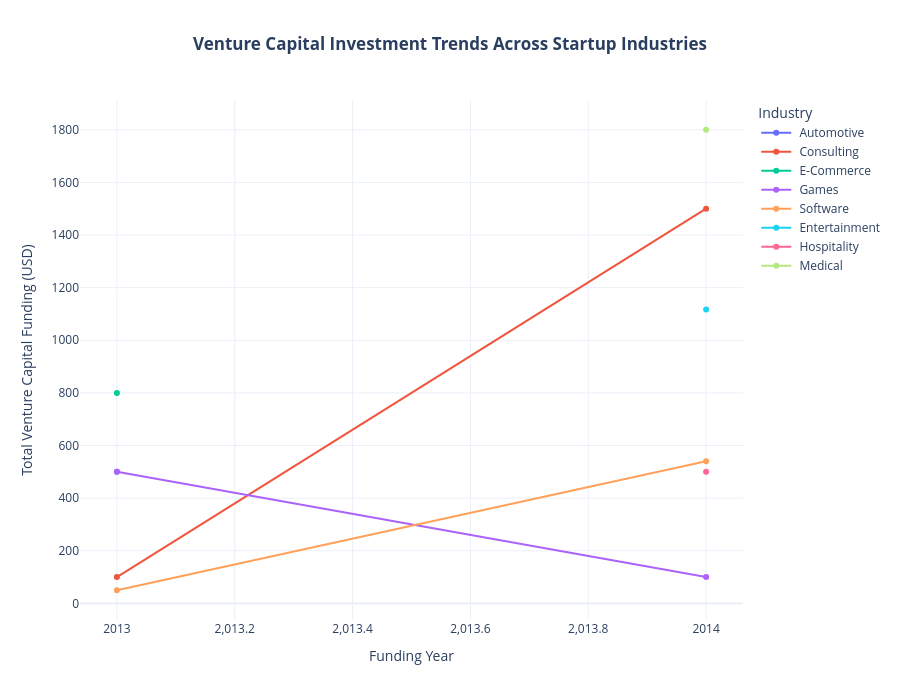

Notebook code cell kept with this figure:
### Code cell
import plotly.express as px

fig = px.line(
    funding_trend,
    x="Funding_Year",
    y="Total_Funding",
    color="market",
    markers=True,
    title="<b>Venture Capital Investment Trends Across Startup Industries</b>",
    labels={
        "Funding_Year": "Funding Year",
        "Total_Funding": "Total Venture Capital Funding (USD)",
        "market": "Industry"
    }
)

fig.update_layout(
    template="plotly_white",
    title_x=0.5,
    height=700
)

fig.show()

### Figure 1 — Plotly figure (JSON) as saved in the notebook; plotly's stock layout.template omitted (floating-point values rounded to 4 significant figures)
{"data": [{"hovertemplate": "Industry= Automotive <br>Funding Year=%{x}<br>Total Venture Capital Funding (USD)=%{y}<extra></extra>", "legendgroup": " Automotive ", "line": {"color": "#636efa", "dash": "solid"}, "marker": {"symbol": "circle"}, "mode": "lines+markers", "name": " Automotive ", "orientation": "v", "showlegend": true, "type": "scatter", "x": [2013], "xaxis": "x", "y": [500.0], "yaxis": "y"}, {"hovertemplate": "Industry= Consulting <br>Funding Year=%{x}<br>Total Venture Capital Funding (USD)=%{y}<extra></extra>", "legendgroup": " Consulting ", "line": {"color": "#EF553B", "dash": "solid"}, "marker": {"symbol": "circle"}, "mode": "lines+markers", "name": " Consulting ", "orientation": "v", "showlegend": true, "type": "scatter", "x": [2013, 2014], "xaxis": "x", "y": [100.0, 1500.0], "yaxis": "y"}, {"hovertemplate": "Industry= E-Commerce <br>Funding Year=%{x}<br>Total Venture Capital Funding (USD)=%{y}<extra></extra>", "legendgroup": " E-Commerce ", "line": {"color": "#00cc96", "dash": "solid"}, "marker": {"symbol": "circle"}, "mode": "lines+markers", "name": " E-Commerce ", "orientation": "v", "showlegend": true, "type": "scatter", "x": [2013], "xaxis": "x", "y": [800.0], "yaxis": "y"}, {"hovertemplate": "Industry= Games <br>Funding Year=%{x}<br>Total Venture Capital Funding (USD)=%{y}<extra></extra>", "legendgroup": " Games ", "line": {"color": "#ab63fa", "dash": "solid"}, "marker": {"symbol": "circle"}, "mode": "lines+markers", "name": " Games ", "orientation": "v", "showlegend": true, "type": "scatter", "x": [2013, 2014], "xaxis": "x", "y": [500.0, 100.0], "yaxis": "y"}, {"hovertemplate": "Industry= Software <br>Funding Year=%{x}<br>Total Venture Capital Funding (USD)=%{y}<extra></extra>", "legendgroup": " Software ", "line": {"color": "#FFA15A", "dash": "solid"}, "marker": {"symbol": "circle"}, "mode": "lines+markers", "name": " Software ", "orientation": "v", "showlegend": true, "type": "scatter", "x": [2013, 2014], "xaxis": "x", "y": [50.0, 540.0], "yaxis": "y"}, {"hovertemplate": "Industry= Entertainment <br>Funding Year=%{x}<br>Total Venture Capital Funding (USD)=%{y}<extra></extra>", "legendgroup": " Entertainment ", "line": {"color": "#19d3f3", "dash": "solid"}, "marker": {"symbol": "circle"}, "mode": "lines+markers", "name": " Entertainment ", "orientation": "v", "showlegend": true, "type": "scatter", "x": [2014], "xaxis": "x", "y": [1117.0], "yaxis": "y"}, {"hovertemplate": "Industry= Hospitality <br>Funding Year=%{x}<br>Total Venture Capital Funding (USD)=%{y}<extra></extra>", "legendgroup": " Hospitality ", "line": {"color": "#FF6692", "dash": "solid"}, "marker": {"symbol": "circle"}, "mode": "lines+markers", "name": " Hospitality ", "orientation": "v", "showlegend": true, "type": "scatter", "x": [2014], "xaxis": "x", "y": [500.0], "yaxis": "y"}, {"hovertemplate": "Industry= Medical <br>Funding Year=%{x}<br>Total Venture Capital Funding (USD)=%{y}<extra></extra>", "legendgroup": " Medical ", "line": {"color": "#B6E880", "dash": "solid"}, "marker": {"symbol": "circle"}, "mode": "lines+markers", "name": " Medical ", "orientation": "v", "showlegend": true, "type": "scatter", "x": [2014], "xaxis": "x", "y": [1800.0], "yaxis": "y"}], "layout": {"height": 700, "legend": {"title": {"text": "Industry"}, "tracegroupgap": 0}, "title": {"text": "<b>Venture Capital Investment Trends Across Startup Industries</b>", "x": 0.5}, "xaxis": {"anchor": "y", "domain": [0, 1], "title": {"text": "Funding Year"}}, "yaxis": {"anchor": "x", "domain": [0, 1], "title": {"text": "Total Venture Capital Funding (USD)"}}}}
